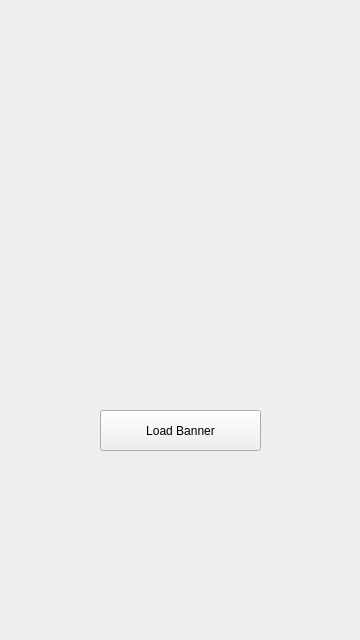
<?xml version="1.0" encoding="UTF-8"?>
<ui version="4.0">
 <class>MainWindow</class>
 <widget class="QMainWindow" name="MainWindow">
  <property name="geometry">
   <rect>
    <x>0</x>
    <y>0</y>
    <width>360</width>
    <height>640</height>
   </rect>
  </property>
  <property name="windowTitle">
   <string>MainWindow</string>
  </property>
  <property name="locale">
   <locale language="English" country="UnitedStates"/>
  </property>
  <widget class="QWidget" name="centralWidget">
   <widget class="QLabel" name="bannerLabel">
    <property name="geometry">
     <rect>
      <x>30</x>
      <y>50</y>
      <width>291</width>
      <height>301</height>
     </rect>
    </property>
    <property name="sizePolicy">
     <sizepolicy hsizetype="Preferred" vsizetype="Expanding">
      <horstretch>0</horstretch>
      <verstretch>0</verstretch>
     </sizepolicy>
    </property>
    <property name="focusPolicy">
     <enum>Qt::ClickFocus</enum>
    </property>
    <property name="text">
     <string/>
    </property>
    <property name="alignment">
     <set>Qt::AlignHCenter|Qt::AlignTop</set>
    </property>
    <property name="wordWrap">
     <bool>true</bool>
    </property>
   </widget>
   <widget class="QPushButton" name="connectButton">
    <property name="geometry">
     <rect>
      <x>100</x>
      <y>410</y>
      <width>161</width>
      <height>41</height>
     </rect>
    </property>
    <property name="text">
     <string>Load Banner</string>
    </property>
   </widget>
   <widget class="QLabel" name="spinnerLabel">
    <property name="geometry">
     <rect>
      <x>110</x>
      <y>360</y>
      <width>141</width>
      <height>31</height>
     </rect>
    </property>
    <property name="text">
     <string/>
    </property>
    <property name="alignment">
     <set>Qt::AlignCenter</set>
    </property>
   </widget>
  </widget>
 </widget>
 <layoutdefault spacing="6" margin="11"/>
 <resources/>
 <connections/>
</ui>
